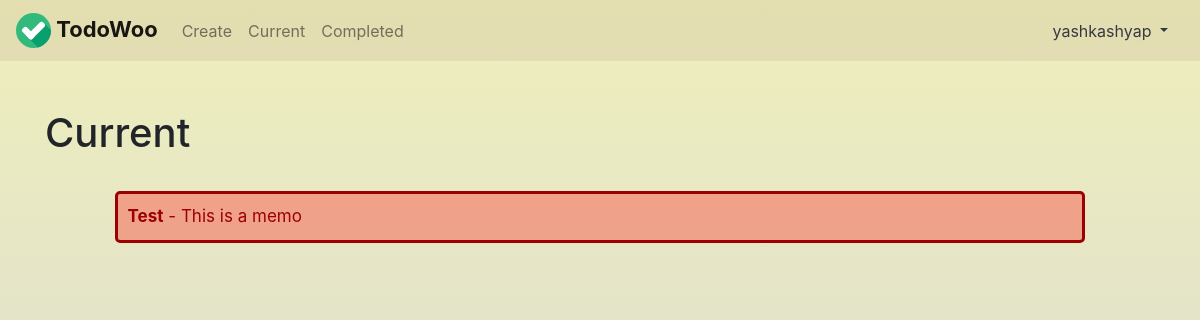
/current/ (signed in), run on an earlier commit of the app's database.
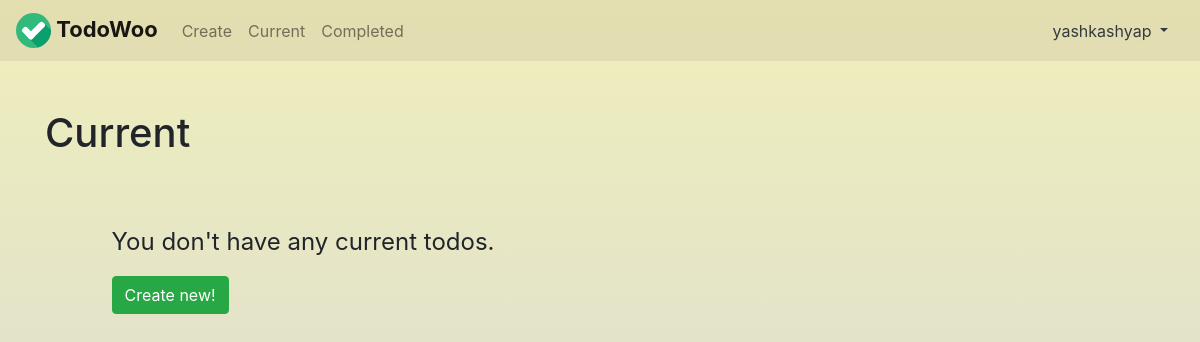
And on a later commit of the database.
### todo/models.py (models this page shows, shortened)
class Todo(models.Model):
    title = models.CharField(max_length=100)
    memo = models.TextField(blank=True)
    created = models.DateTimeField(auto_now_add=True)
    datecompleted = models.DateTimeField(null=True, blank=True)
    important = models.BooleanField(default=False)
    user = models.ForeignKey(User, on_delete=models.CASCADE)

### todo/views.py (the view)
# urls.py: path('current/', views.currenttodos, name='currenttodos'),
@login_required
def currenttodos(request):
    todos = Todo.objects.filter(user=request.user, datecompleted__isnull=True)
    return render(request, 'todo/currenttodos.html', {'todos':todos, 'length':todos.__len__(), 'title':'TodoWoo'})

### todo/templates/todo/currenttodos.html (shortened to what this page needs)
{% extends 'todo/base.html' %}
{% block content %}
<div class="container">
  <h1 class="todoheadings">Current</h1>
  <div class="todocontainer">
    {% if length == 0 %}
      <br><br>
      <p class="home_paragraph">You don't have any current todos.</p>
      <a href="{% url 'createtodo' %}"><button class="btn btn-md btn-success" type="button" name="button">Create new!</button></a>
    {% else %}
      {% for todo in todos %}
        {% if todo.important %}
          <a href="{% url 'viewtodo' todo.id %}">
            <div class='importanttodo'>
              <b>{{ todo.title }}</b> {% if todo.memo != '' %}- {{ todo.memo|truncatechars:50 }} {% endif %}
            </div>
          </a>
        {% else %}
          <a href="{% url 'viewtodo' todo.id %}">
            <div class="normaltodo">
              <b>{{ todo.title }}</b> {% if todo.memo != '' %}- {{ todo.memo|truncatechars:50 }} {% endif %}
            </div>
          </a>
        {% endif %}
      {% endfor %}
    {% endif %}
  </div>
</div>
{% endblock %}

What changed in the data, as far as the page shows it:
no longer on this page (row edited): Todo: title "Test", memo "This is a memo"
Also different on the page:
text now shown: "You don't have any current todos. Create new!"
